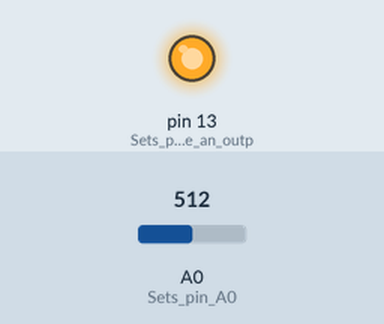
Bench run of a sketch on a simulated Arduino Uno, built with avr-gcc and run on an emulated ATmega328P. Parts: output pins drawn as LEDs (lit = HIGH). The inputs (shaded band) are chosen by the test bench; at power-on: A0 (Sets_pin_A0) = 512.

Above: at 1.2 s.
1.3 s: A0 (Sets_pin_A0) set to 498
At 1.9 s:
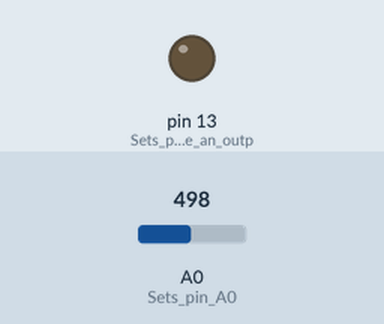
2.8 s: A0 (Sets_pin_A0) set to 716
At 4.0 s:
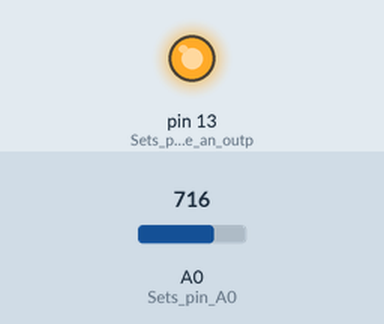
4.3 s: A0 (Sets_pin_A0) set to 511
At 5.4 s:
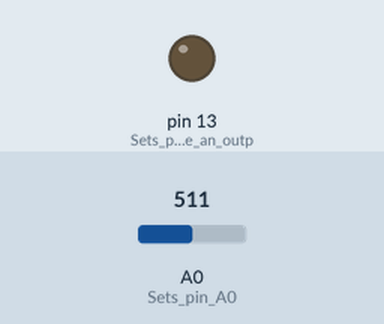
Timing chart, 0 to 7.3 s (numbered marks = the images above; inputs shaded):
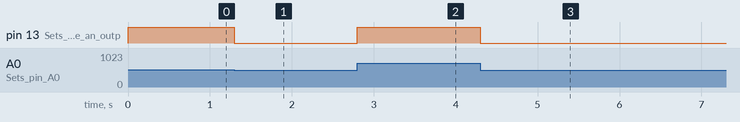

Measured:
- the behaviour switches between 512 and 511 on A0 (Sets_pin_A0) (found by bisection; images 0 and 1)
- after the input at 1.3 s, pin 13 (Sets_pin_13_to_be_an_outp): HIGH → LOW at once
- after the input at 2.8 s, pin 13 (Sets_pin_13_to_be_an_outp): LOW → HIGH at once
- after the input at 4.3 s, pin 13 (Sets_pin_13_to_be_an_outp): HIGH → LOW at once

The sketch:

led_sensor.ino
```cpp
int val=0;
void setup() {
    pinMode (A0, INPUT); //Sets pin A0 (potentometer) to be an input
    pinMode(13, OUTPUT); //Sets pin 13 to be an output
}

void loop()
{
    val = analogRead(A0); //Read analog input from pin A0 (0–1023)
    analogWrite(13,val/4); //Write PWM output to pin 13 (0–255)
}
```
